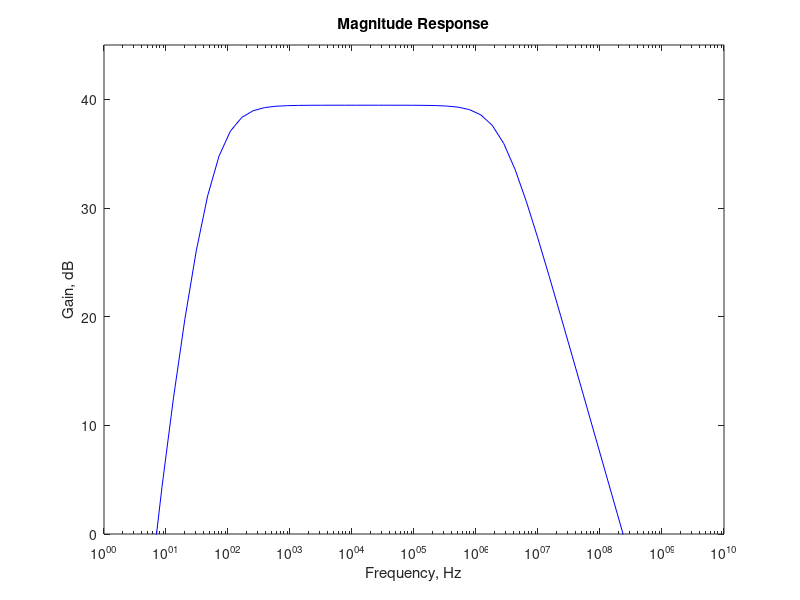

Recreate this plot in MATLAB.
%Frequency response of CE Amplifier
rc=4e3; rb1=60e3; rb2=40e3; rs=100; rce=60e3;
re=1.5e3; rl=2e3; beta=150; vcc=10; vt=26e-3; vbe =0.7;
cc1=2e-6; cc2=4e-6; ce=150e-6;, rx=10; cpi=100e-12;
cmu=5e-12;
%  Ic is calculated
rb = (rb1 * rb2)/(rb1 + rb2);
vbb = vcc * rb2/(rb1 + rb2);
icq = beta * (vbb - vbe)/(rb + (beta + 1)*re);

% Calculation of low frequency poles
% using equations (12.67), (12.69) and (12.70)
rpi=beta * vt/icq;
rb_rpi=rpi * rb/(rpi + rb);
rin=rs + rb_rpi;
wl1=1/(rin * cc1);
rc_rce=rc * rce/(rc + rce);
wl2=1/(cc2 * (rl + rc_rce));
rb_rs=rb * rs/(rb + rs);
rx1=(rpi + rb_rs)/(beta + 1);
re_prime=re * rx1/(re + rx1);
wl3=1/(re_prime * ce);

% Calculate the low frequency zero using equation (12.72)
wz = 1/(re*ce);
% Calculate the high frequency pole using equation (12.74)
gm = icq/vt;
rbrs_prx = ( rb * rs/(rb + rs)) + rx;
rt = (rpi * rbrs_prx)/(rpi + rbrs_prx);
rl_rc = rl * rc/(rl + rc);
ct = cpi + cmu * (1 + gm * rl_rc);
wh = 1/(ct * rt);
% Midband gain is calculated
rcercrl = rce * rl_rc/(rce + rl_rc);
am = -beta * rcercrl * (rb/(rb + rpi)) * (1/(rin));

% Frequency response calculation using equation (12.65)
a4 = 1; a3 = wl1 + wl2 + wl3 + wh;
a2 = wl1*wl2 + wl1*wl3 + wl2*wl3 + wl1*wh + wl2*wh + wl3*wh;
a1 = wl1*wl2*wl3 +wl1*wl2*wh + wl1*wl3*wh + wl2*wl3*wh;
a0 = wl1*wl2*wl3*wh;
den=[a4 a3 a2 a1 a0];
b3 = am*wh;
b2 = b3*wz; b1 =0; b0 = 0;
num = [b3 b2 b1 b0];
w = logspace(1,10);
h = freqs(num,den,w);
mag = 20*log10(abs(h));
f = w/(2*pi);
% Plot the frequency response
semilogx(f,mag,'b')
title('Magnitude Response')
xlabel('Frequency, Hz')
ylabel('Gain, dB')
axis([1, 1.0e10, 0, 45])
